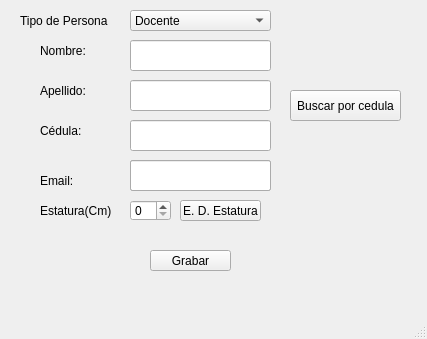
<?xml version="1.0" encoding="UTF-8"?>
<ui version="4.0">
 <class>VTNWindow</class>
 <widget class="QMainWindow" name="VTNWindow">
  <property name="geometry">
   <rect>
    <x>0</x>
    <y>0</y>
    <width>427</width>
    <height>339</height>
   </rect>
  </property>
  <property name="windowTitle">
   <string>VentanaPrincipal</string>
  </property>
  <widget class="QWidget" name="centralwidet">
   <widget class="QLineEdit" name="txt_Nombre">
    <property name="geometry">
     <rect>
      <x>130</x>
      <y>40</y>
      <width>141</width>
      <height>31</height>
     </rect>
    </property>
    <property name="maxLength">
     <number>50</number>
    </property>
   </widget>
   <widget class="QLineEdit" name="txt_Apellido">
    <property name="geometry">
     <rect>
      <x>130</x>
      <y>80</y>
      <width>141</width>
      <height>31</height>
     </rect>
    </property>
    <property name="maxLength">
     <number>50</number>
    </property>
   </widget>
   <widget class="QLabel" name="lbl_Nombre">
    <property name="geometry">
     <rect>
      <x>40</x>
      <y>40</y>
      <width>81</width>
      <height>21</height>
     </rect>
    </property>
    <property name="text">
     <string>Nombre:</string>
    </property>
   </widget>
   <widget class="QLabel" name="lbl_Apellido">
    <property name="geometry">
     <rect>
      <x>40</x>
      <y>80</y>
      <width>61</width>
      <height>21</height>
     </rect>
    </property>
    <property name="text">
     <string>Apellido:</string>
    </property>
   </widget>
   <widget class="QPushButton" name="btn_Grabar">
    <property name="geometry">
     <rect>
      <x>150</x>
      <y>250</y>
      <width>81</width>
      <height>21</height>
     </rect>
    </property>
    <property name="text">
     <string>Grabar</string>
    </property>
   </widget>
   <widget class="QComboBox" name="cb_tipo_persona">
    <property name="geometry">
     <rect>
      <x>130</x>
      <y>10</y>
      <width>141</width>
      <height>21</height>
     </rect>
    </property>
    <item>
     <property name="text">
      <string>Docente</string>
     </property>
    </item>
    <item>
     <property name="text">
      <string>Estudiante</string>
     </property>
    </item>
   </widget>
   <widget class="QLabel" name="lbl_tipo_persona">
    <property name="geometry">
     <rect>
      <x>20</x>
      <y>10</y>
      <width>91</width>
      <height>21</height>
     </rect>
    </property>
    <property name="text">
     <string>Tipo de Persona</string>
    </property>
   </widget>
   <widget class="QLineEdit" name="txt_Nombre_2">
    <property name="geometry">
     <rect>
      <x>130</x>
      <y>160</y>
      <width>141</width>
      <height>31</height>
     </rect>
    </property>
   </widget>
   <widget class="QLineEdit" name="txt_cedula">
    <property name="geometry">
     <rect>
      <x>130</x>
      <y>120</y>
      <width>141</width>
      <height>31</height>
     </rect>
    </property>
    <property name="maxLength">
     <number>10</number>
    </property>
   </widget>
   <widget class="QLineEdit" name="txt_email">
    <property name="geometry">
     <rect>
      <x>130</x>
      <y>160</y>
      <width>141</width>
      <height>31</height>
     </rect>
    </property>
    <property name="maxLength">
     <number>100</number>
    </property>
   </widget>
   <widget class="QLabel" name="lbl_cedula">
    <property name="geometry">
     <rect>
      <x>40</x>
      <y>120</y>
      <width>81</width>
      <height>21</height>
     </rect>
    </property>
    <property name="text">
     <string>Cédula:</string>
    </property>
   </widget>
   <widget class="QLabel" name="lbl_email">
    <property name="geometry">
     <rect>
      <x>40</x>
      <y>170</y>
      <width>61</width>
      <height>21</height>
     </rect>
    </property>
    <property name="text">
     <string>Email:</string>
    </property>
   </widget>
   <widget class="QPushButton" name="btn_buscar_cedula">
    <property name="geometry">
     <rect>
      <x>290</x>
      <y>90</y>
      <width>111</width>
      <height>31</height>
     </rect>
    </property>
    <property name="text">
     <string>Buscar por cedula</string>
    </property>
   </widget>
   <widget class="QSpinBox" name="sp_estatura_2">
    <property name="geometry">
     <rect>
      <x>130</x>
      <y>200</y>
      <width>41</width>
      <height>21</height>
     </rect>
    </property>
    <property name="maximum">
     <number>300</number>
    </property>
   </widget>
   <widget class="QLabel" name="lbl_estatura_2">
    <property name="geometry">
     <rect>
      <x>40</x>
      <y>200</y>
      <width>71</width>
      <height>21</height>
     </rect>
    </property>
    <property name="text">
     <string>Estatura(Cm):</string>
    </property>
   </widget>
   <widget class="QPushButton" name="btn_estatura">
    <property name="geometry">
     <rect>
      <x>180</x>
      <y>200</y>
      <width>81</width>
      <height>21</height>
     </rect>
    </property>
    <property name="text">
     <string>E. D. Estatura</string>
    </property>
   </widget>
  </widget>
  <widget class="QMenuBar" name="mnb_menu_principal">
   <property name="geometry">
    <rect>
     <x>0</x>
     <y>0</y>
     <width>427</width>
     <height>21</height>
    </rect>
   </property>
  </widget>
  <widget class="QStatusBar" name="stb_menu_barra_estado"/>
 </widget>
 <resources/>
 <connections/>
</ui>
